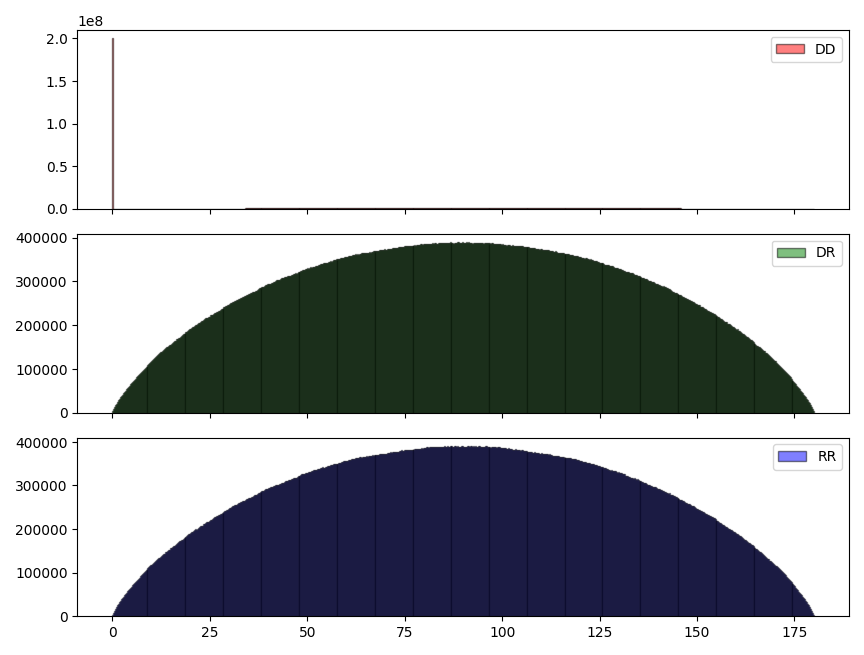

Here is the Python script that generated this plot:
import matplotlib.pyplot as plt
import numpy as np

def load_tsv(file_path, min, max, binsize):
    bin_counts = np.loadtxt(file_path, delimiter='\t', skiprows=1)
    bins = np.arange(min, max + binsize, binsize)
    data = np.repeat(bins[:-1], bin_counts.astype(int))
    return data

def load_wi(file_path, min, max, binsize):
    bins = np.arange(min, max + binsize, binsize)
    data = np.loadtxt(file_path, delimiter='\t', skiprows=1)
    return data

def plot_histogram(data, label, color, ax, min, max, binsize):
    bins = np.arange(min, max + binsize, binsize)
    ax.hist(data, bins=bins, alpha=0.5, label=label, color=color)
    ax.legend(loc='upper right')

def plot_w_i(data, label, color, ax, min, max, binsize):
    bins = np.arange(min, max + binsize, binsize)
    bin_centers = (bins[:-1] + bins[1:]) / 2
    ax.bar(bin_centers, data, width=binsize, alpha=0.5, label=label, color=color)
    ax.legend(loc='upper right')

def normalized_histogram(data, label, color, ax, min, max, binsize):
    bins = np.arange(min, max + binsize, binsize)
    counts, bin_edges = np.histogram(data, bins=bins)
    bin_centers = (bin_edges[:-1] + bin_edges[1:]) / 2

    # Avoid division by zero by adding a small constant
    sin_values = np.sin(np.deg2rad(bin_centers)) + 1e-10
    normalized_counts = counts / sin_values

    ax.bar(bin_centers, normalized_counts, width=binsize, alpha=0.5, label=label, color=color)
    ax.legend(loc='upper right')

def main():
    min = 0
    max = 180
    binsize = 0.25
    normalized = False

    data_DD = load_tsv('histogramDD.dat', min, max, binsize)
    data_DR = load_tsv('histogramDR.dat', min, max, binsize)
    data_RR = load_tsv('histogramRR.dat', min, max, binsize)
    data_wi = load_wi('w_i.dat', min, max, binsize)

    fig, axs = plt.subplots(3, 1, sharex=True, tight_layout=True)

    print("Histogram")
    plot_histogram(data_DD, 'DD', 'red', axs[0], min, max, binsize)
    plot_histogram(data_DR, 'DR', 'green', axs[1], min, max, binsize)
    plot_histogram(data_RR, 'RR', 'blue', axs[2], min, max, binsize)
    plt.show()  # Show the first figure

    fig, ax = plt.subplots(1, 1, tight_layout=True)  # Create a new figure for w_i
    print("w_i Histogram")
    print(data_wi)
    plot_w_i(data_wi, 'w_i', 'red', ax, min, max, binsize)

    plt.show()  # Show the second figure

    if normalized:
        fig, axs = plt.subplots(3, 1, sharex=True, tight_layout=True)
        print("Normalized Histogram")
        normalized_histogram(data_DD, 'DD', 'red', axs[0], min, max, binsize)
        normalized_histogram(data_DR, 'DR', 'green', axs[1], min, max, binsize)
        normalized_histogram(data_RR, 'RR', 'blue', axs[2], min, max, binsize)

        plt.show()

if __name__ == '__main__':
    main()
